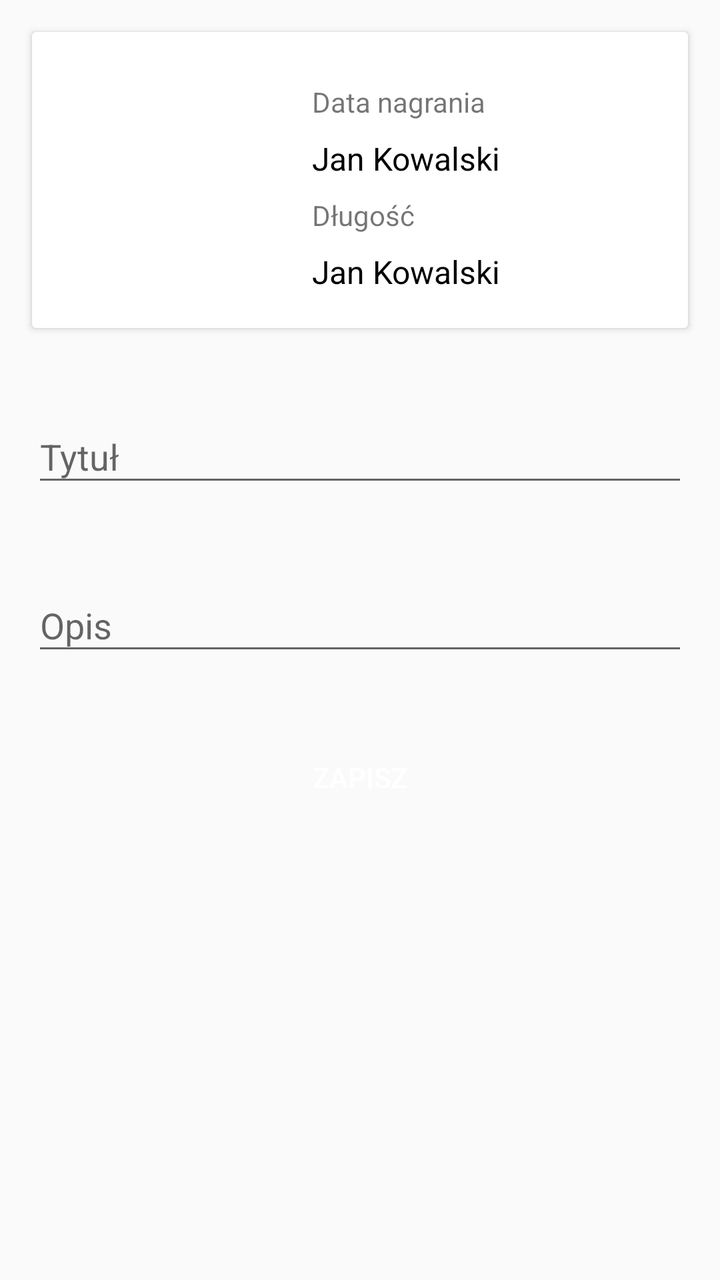
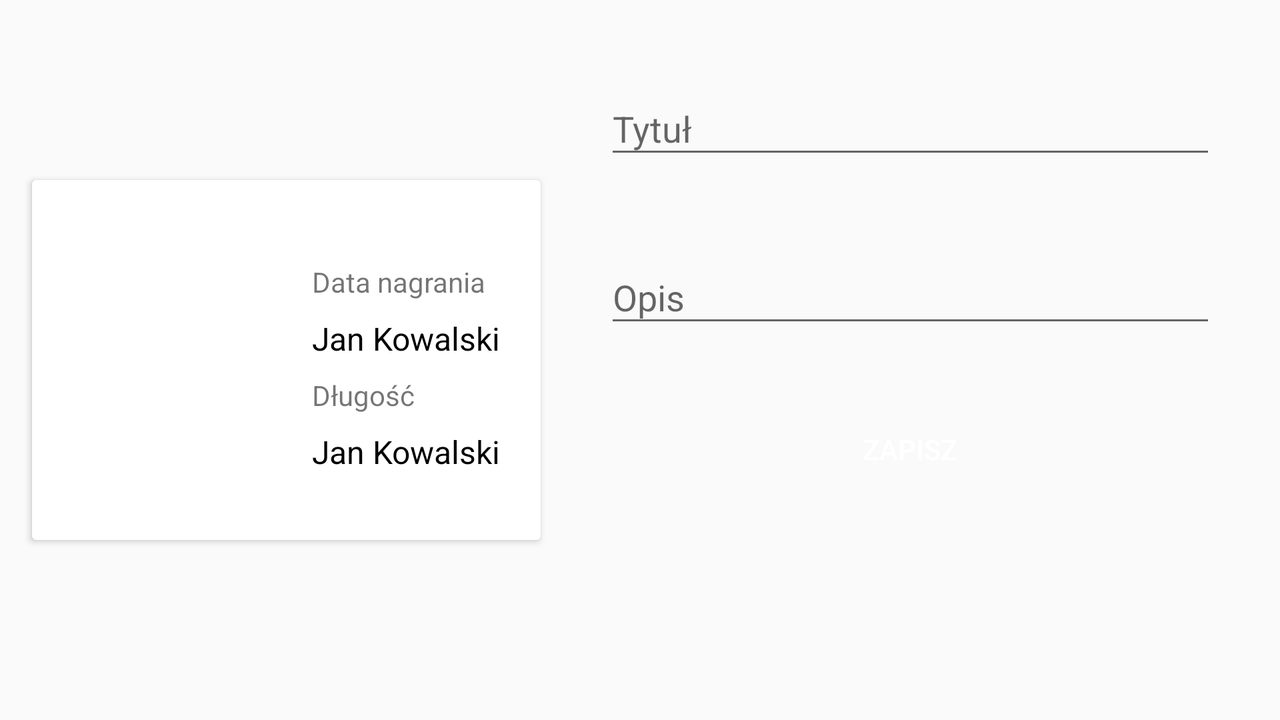

Compare how this app lays out the same screen by default and in its alternative resource folder. The renders come first, then the two layout files and the values they reference.
<!-- AndroidManifest.xml: application theme AppTheme -->
<!-- res/layout/activity_video_confirm.xml -->
<?xml version="1.0" encoding="utf-8"?>
<android.support.constraint.ConstraintLayout xmlns:android="http://schemas.android.com/apk/res/android"
    xmlns:app="http://schemas.android.com/apk/res-auto"
    xmlns:tools="http://schemas.android.com/tools"
    android:layout_width="match_parent"
    android:layout_height="match_parent"
    tools:context=".view.video_confirm_activity.VideoConfirmActivity">

    <android.support.v7.widget.CardView
        android:id="@+id/card_view_confirm_video"
        android:layout_width="match_parent"
        android:layout_height="wrap_content"
        android:layout_margin="16dp"
        android:layout_marginEnd="8dp"
        android:layout_marginStart="8dp"
        android:layout_marginTop="8dp"
        app:layout_constraintEnd_toEndOf="parent"
        app:layout_constraintStart_toStartOf="parent"
        app:layout_constraintTop_toTopOf="parent">

        <LinearLayout
            android:layout_width="match_parent"
            android:layout_height="wrap_content"
            android:padding="4dp"
            android:orientation="horizontal">
            <ImageView
                android:id="@+id/image_view_confirm_video"
                android:layout_width="120dp"
                android:layout_height="140dp"
                android:adjustViewBounds="true"
                android:scaleType="fitXY"
                app:srcCompat="@drawable/sample_image_1" />
            <LinearLayout
                android:layout_width="match_parent"
                android:layout_height="match_parent"
                android:gravity="center"
                android:paddingStart="16dp"
                android:paddingEnd="16dp"
                android:orientation="vertical">
                <LinearLayout
                    android:id="@+id/linear_layout_confirm_video_date_done"
                    android:layout_width="match_parent"
                    android:layout_height="wrap_content"
                    android:layout_marginTop="8dp"
                    android:orientation="vertical"
                    app:layout_constraintEnd_toEndOf="parent"
                    app:layout_constraintStart_toStartOf="parent"
                    app:layout_constraintTop_toTopOf="parent">

                    <TextView
                        android:layout_width="match_parent"
                        android:layout_height="match_parent"
                        android:text="Data nagrania" />

                    <LinearLayout
                        android:layout_width="match_parent"
                        android:layout_height="wrap_content"
                        android:orientation="horizontal">
                        <TextView
                            android:id="@+id/text_view_confirm_video_date_done"
                            android:layout_width="0dp"
                            android:layout_height="match_parent"
                            android:layout_marginTop="8dp"
                            android:gravity="start|center"
                            android:layout_weight="1"
                            android:text="Jan Kowalski"
                            android:textColor="@color/black"
                            android:textSize="16sp" />

                    </LinearLayout>
                </LinearLayout>

                <LinearLayout
                    android:id="@+id/linear_layout_confirm_video_length"
                    android:layout_width="match_parent"
                    android:layout_height="wrap_content"
                    android:layout_marginTop="8dp"
                    android:orientation="vertical"
                    app:layout_constraintEnd_toEndOf="parent"
                    app:layout_constraintStart_toStartOf="parent"
                    app:layout_constraintTop_toTopOf="parent">

                    <TextView
                        android:layout_width="match_parent"
                        android:layout_height="match_parent"
                        android:text="Długość" />

                    <LinearLayout
                        android:layout_width="match_parent"
                        android:layout_height="wrap_content"
                        android:orientation="horizontal">
                        <TextView
                            android:id="@+id/text_view_confirm_video_length"
                            android:layout_width="0dp"
                            android:layout_height="match_parent"
                            android:layout_marginTop="8dp"
                            android:gravity="start|center"
                            android:layout_weight="1"
                            android:text="Jan Kowalski"
                            android:textColor="@color/black"
                            android:textSize="16sp" />

                    </LinearLayout>
                </LinearLayout>
            </LinearLayout>
        </LinearLayout>

    </android.support.v7.widget.CardView>


    <android.support.design.widget.TextInputLayout
        android:id="@+id/textInputLayout2"
        android:layout_width="match_parent"
        android:layout_height="wrap_content"
        android:layout_marginEnd="16dp"
        android:layout_marginStart="16dp"
        android:layout_marginTop="32dp"
        app:layout_constraintEnd_toEndOf="parent"
        app:layout_constraintStart_toStartOf="parent"
        app:layout_constraintTop_toBottomOf="@+id/card_view_confirm_video">

        <android.support.design.widget.TextInputEditText
            android:id="@+id/edit_text_title"
            android:layout_width="match_parent"
            android:layout_height="wrap_content"
            android:hint="Tytuł" />

    </android.support.design.widget.TextInputLayout>

    <android.support.design.widget.TextInputLayout
        android:id="@+id/textInputLayout3"
        android:layout_width="match_parent"
        android:layout_height="0dp"
        android:layout_marginEnd="16dp"
        android:layout_marginStart="16dp"
        android:layout_marginTop="32dp"
        app:layout_constraintEnd_toEndOf="parent"
        app:layout_constraintHorizontal_bias="0.0"
        app:layout_constraintStart_toStartOf="parent"
        app:layout_constraintTop_toBottomOf="@+id/textInputLayout2">

        <android.support.design.widget.TextInputEditText
            android:id="@+id/edit_text_description"
            android:layout_width="match_parent"
            android:layout_height="wrap_content"
            android:hint="Opis"
            android:maxLines="3" />
    </android.support.design.widget.TextInputLayout>

    <Button
        android:id="@+id/button_confirm_video"
        android:layout_width="match_parent"
        android:layout_height="wrap_content"
        android:layout_marginEnd="8dp"
        android:layout_marginStart="8dp"
        android:layout_marginTop="32dp"
        android:background="@drawable/background_rounded_button_accent"
        android:textColor="@color/white"
        android:text="Zapisz"
        app:layout_constraintEnd_toEndOf="parent"
        app:layout_constraintStart_toStartOf="parent"
        app:layout_constraintTop_toBottomOf="@+id/textInputLayout3" />
</android.support.constraint.ConstraintLayout>
<!-- resources referenced by this layout -->
<resources>
  <color name="black">#000000</color>
  <color name="white">#FFFFFF</color>
  <style name="AppTheme" parent="Theme.AppCompat.Light.DarkActionBar">
          
          <item name="colorPrimary">@color/colorPrimary</item>
          <item name="colorPrimaryDark">@color/colorPrimaryDark</item>
          <item name="colorAccent">@color/colorAccent</item>
          <item name="preferenceTheme">@style/PreferenceThemeOverlay.v14.Material</item>
      </style>
  <color name="colorPrimary">#0f8365</color>
  <color name="colorPrimaryDark">#00553b</color>
  <color name="colorAccent">#c62828</color>
</resources>
<!-- res/layout-land/activity_video_confirm.xml (the repository's variant of the layout above) -->
<!-- drawn on the phone turned sideways -->
<?xml version="1.0" encoding="utf-8"?>
<android.support.constraint.ConstraintLayout xmlns:android="http://schemas.android.com/apk/res/android"
    xmlns:app="http://schemas.android.com/apk/res-auto"
    xmlns:tools="http://schemas.android.com/tools"
    android:layout_width="match_parent"
    android:layout_height="match_parent"
    tools:context=".view.video_confirm_activity.VideoConfirmActivity">

    <android.support.v7.widget.CardView
        android:id="@+id/card_view_confirm_video"
        android:layout_width="wrap_content"
        android:layout_height="180dp"
        android:layout_margin="16dp"
        android:layout_marginBottom="8dp"
        android:layout_marginStart="8dp"
        android:layout_marginTop="8dp"
        app:layout_constraintBottom_toBottomOf="parent"
        app:layout_constraintStart_toStartOf="parent"
        app:layout_constraintTop_toTopOf="parent">

        <LinearLayout
            android:layout_width="match_parent"
            android:layout_height="wrap_content"
            android:orientation="horizontal"
            android:padding="4dp">

            <ImageView
                android:id="@+id/image_view_confirm_video"
                android:layout_width="120dp"
                android:layout_height="180dp"
                android:adjustViewBounds="true"
                android:scaleType="fitXY"
                app:srcCompat="@drawable/sample_image_1" />

            <LinearLayout
                android:layout_width="match_parent"
                android:layout_height="match_parent"
                android:gravity="center"
                android:orientation="vertical"
                android:paddingEnd="16dp"
                android:paddingStart="16dp">

                <LinearLayout
                    android:id="@+id/linear_layout_confirm_video_date_done"
                    android:layout_width="match_parent"
                    android:layout_height="wrap_content"
                    android:layout_marginTop="8dp"
                    android:orientation="vertical"
                    app:layout_constraintEnd_toEndOf="parent"
                    app:layout_constraintStart_toStartOf="parent"
                    app:layout_constraintTop_toTopOf="parent">

                    <TextView
                        android:layout_width="match_parent"
                        android:layout_height="match_parent"
                        android:text="Data nagrania" />

                    <LinearLayout
                        android:layout_width="match_parent"
                        android:layout_height="wrap_content"
                        android:orientation="horizontal">

                        <TextView
                            android:id="@+id/text_view_confirm_video_date_done"
                            android:layout_width="0dp"
                            android:layout_height="match_parent"
                            android:layout_marginTop="8dp"
                            android:layout_weight="1"
                            android:gravity="start|center"
                            android:text="Jan Kowalski"
                            android:textColor="@color/black"
                            android:textSize="16sp" />

                    </LinearLayout>
                </LinearLayout>

                <LinearLayout
                    android:id="@+id/linear_layout_confirm_video_length"
                    android:layout_width="match_parent"
                    android:layout_height="wrap_content"
                    android:layout_marginTop="8dp"
                    android:orientation="vertical"
                    app:layout_constraintEnd_toEndOf="parent"
                    app:layout_constraintStart_toStartOf="parent"
                    app:layout_constraintTop_toTopOf="parent">

                    <TextView
                        android:layout_width="match_parent"
                        android:layout_height="match_parent"
                        android:text="Długość" />

                    <LinearLayout
                        android:layout_width="match_parent"
                        android:layout_height="wrap_content"
                        android:orientation="horizontal">

                        <TextView
                            android:id="@+id/text_view_confirm_video_length"
                            android:layout_width="0dp"
                            android:layout_height="match_parent"
                            android:layout_marginTop="8dp"
                            android:layout_weight="1"
                            android:gravity="start|center"
                            android:text="Jan Kowalski"
                            android:textColor="@color/black"
                            android:textSize="16sp" />

                    </LinearLayout>
                </LinearLayout>
            </LinearLayout>
        </LinearLayout>

    </android.support.v7.widget.CardView>


    <android.support.design.widget.TextInputLayout
        android:id="@+id/textInputLayout2"
        android:layout_width="0dp"
        android:layout_height="wrap_content"
        android:layout_marginEnd="32dp"
        android:layout_marginStart="32dp"
        android:layout_marginTop="32dp"
        app:layout_constraintEnd_toEndOf="parent"
        app:layout_constraintStart_toEndOf="@+id/card_view_confirm_video"
        app:layout_constraintTop_toTopOf="parent">

        <android.support.design.widget.TextInputEditText
            android:id="@+id/edit_text_title"
            android:layout_width="match_parent"
            android:layout_height="wrap_content"
            android:hint="Tytuł" />

    </android.support.design.widget.TextInputLayout>

    <android.support.design.widget.TextInputLayout
        android:id="@+id/textInputLayout3"
        android:layout_width="0dp"
        android:layout_height="wrap_content"
        android:layout_marginEnd="32dp"
        android:layout_marginStart="32dp"
        android:layout_marginTop="32dp"
        app:layout_constraintEnd_toEndOf="parent"
        app:layout_constraintStart_toEndOf="@+id/card_view_confirm_video"
        app:layout_constraintTop_toBottomOf="@+id/textInputLayout2">

        <android.support.design.widget.TextInputEditText
            android:id="@+id/edit_text_description"
            android:layout_width="match_parent"
            android:layout_height="wrap_content"
            android:hint="Opis"
            android:maxLines="3" />
    </android.support.design.widget.TextInputLayout>

    <Button
        android:id="@+id/button_confirm_video"
        android:layout_width="0dp"
        android:layout_height="wrap_content"
        android:layout_marginEnd="32dp"
        android:layout_marginStart="32dp"
        android:layout_marginTop="32dp"
        android:background="@drawable/background_rounded_button_accent"
        android:text="Zapisz"
        android:textColor="@color/white"
        app:layout_constraintEnd_toEndOf="parent"
        app:layout_constraintStart_toEndOf="@+id/card_view_confirm_video"
        app:layout_constraintTop_toBottomOf="@+id/textInputLayout3" />
</android.support.constraint.ConstraintLayout>
